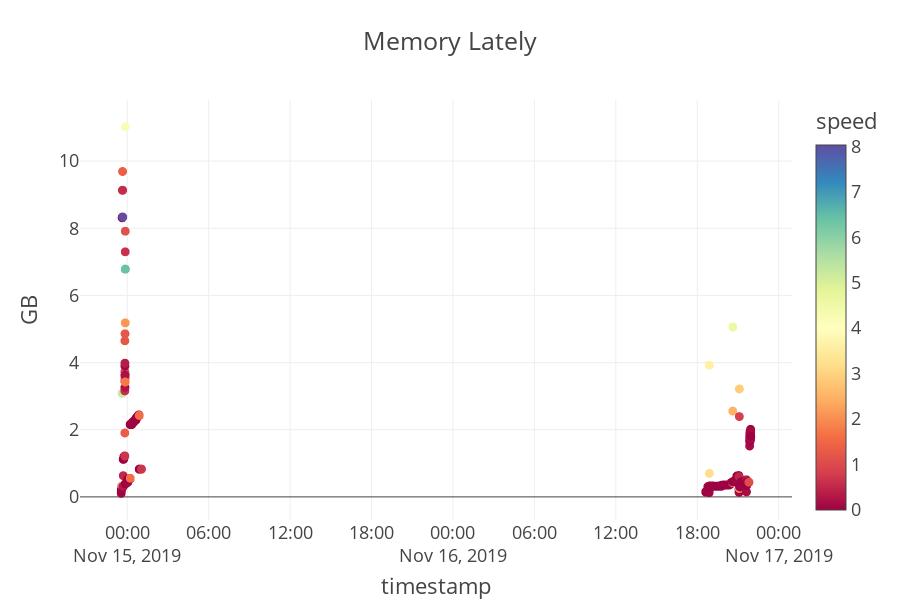

The code cell stored with this chart in its notebook:
### Code cell
clear_output()
def mem_fig(memory):
    mem_fig = px.scatter(memory, x="timestamp", y="GB", color="speed", color_continuous_scale=px.colors.diverging.Spectral,template="presentation", title="Memory Lately")
    return mem_fig
mem_fig(get_memory())

### Figure 1 — Plotly figure (JSON) as saved in the notebook; plotly's stock layout.template omitted (floating-point values rounded to 4 significant figures; data arrays with more than 128 entries replaced by an {"elided": "..."} marker saying what was removed)
{"data": [{"hoverlabel": {"namelength": 0}, "hovertemplate": "timestamp=%{x}<br>GB=%{y}<br>speed=%{marker.color}", "legendgroup": "", "marker": {"color": {"elided": "3006 float values"}, "coloraxis": "coloraxis", "symbol": "circle"}, "mode": "markers", "name": "", "showlegend": false, "type": "scattergl", "x": {"elided": "3006 str values"}, "xaxis": "x", "y": {"elided": "3006 float values"}, "yaxis": "y"}], "layout": {"coloraxis": {"colorbar": {"title": {"text": "speed"}}, "colorscale": [[0, "rgb(158,1,66)"], [0.1, "rgb(213,62,79)"], [0.2, "rgb(244,109,67)"], [0.3, "rgb(253,174,97)"], [0.4, "rgb(254,224,139)"], [0.5, "rgb(255,255,191)"], [0.6, "rgb(230,245,152)"], [0.7, "rgb(171,221,164)"], [0.8, "rgb(102,194,165)"], [0.9, "rgb(50,136,189)"], [1, "rgb(94,79,162)"]]}, "height": 600, "legend": {"tracegroupgap": 0}, "title": {"text": "Memory Lately"}, "xaxis": {"anchor": "y", "domain": [0, 1], "title": {"text": "timestamp"}}, "yaxis": {"anchor": "x", "domain": [0, 1], "title": {"text": "GB"}}}}
